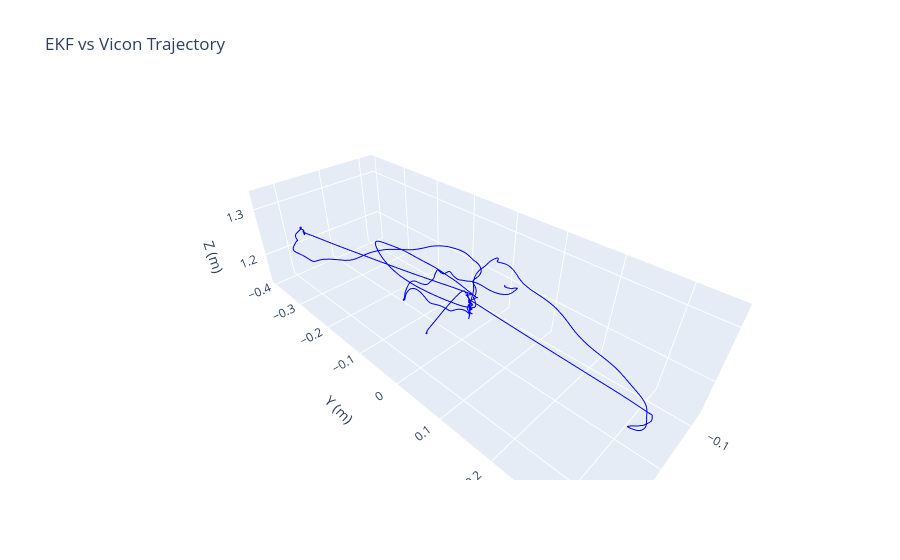

The notebook cell this image was saved under:
### Code cell
fig = go.Figure()
plt.add_3d_trajectory_traces(
    fig, state_estimates.time.to_numpy(), state_estimates.position.to_numpy(), label_prefix="EKF", line=dict(color='blue', width=2)
)

fig.update_layout(
    title="EKF vs Vicon Trajectory",
    scene=dict(
        xaxis_title="X (m)",
        yaxis_title="Y (m)",
        zaxis_title="Z (m)",
        aspectmode='data'
    ),
    legend=dict(
        title="Legend",
        x=0.01,
        y=0.99,
        bgcolor='rgba(255, 255, 255, 0.8)',
        bordercolor='black',
        borderwidth=1
    )
)
fig.show()

### Figure 1 — Plotly figure (JSON) as saved in the notebook; plotly's stock layout.template omitted (floating-point values rounded to 4 significant figures; data arrays with more than 128 entries replaced by an {"elided": "..."} marker saying what was removed)
{"data": [{"hovertemplate": "EKF Position<br>X: %{x:.2f}<br>Y: %{y:.2f}<br>Z: %{z:.2f}<extra></extra>", "line": {"color": "blue", "width": 2}, "mode": "lines", "name": "EKF Position", "type": "scatter3d", "x": {"elided": "4158 float values"}, "y": {"elided": "4158 float values"}, "z": {"elided": "4158 float values"}}], "layout": {"legend": {"bgcolor": "rgba(255, 255, 255, 0.8)", "bordercolor": "black", "borderwidth": 1, "title": {"text": "Legend"}, "x": 0.01, "y": 0.99}, "scene": {"aspectmode": "data", "xaxis": {"title": {"text": "X (m)"}}, "yaxis": {"title": {"text": "Y (m)"}}, "zaxis": {"title": {"text": "Z (m)"}}}, "title": {"text": "EKF vs Vicon Trajectory"}}}
